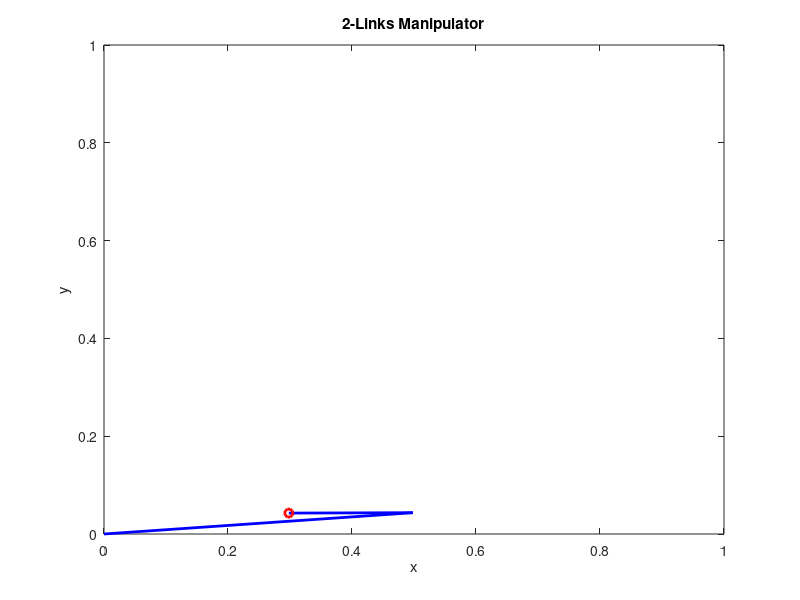

This chart was generated by the following MATLAB code:
% Clear all the variables
clear all;

% Create a new figure
figure;

% Set the lengths of the manipulator
L1 = 0.5;
L2 = 0.2;

% Ask the user to enter the angle theta1 in degrees
t1 = input('Enter Angle Theta 1 (in degrees):');

% Convert the angle to radians
t1 = t1*pi/180;

% Initialize variables to store the end effector position
x_ee = 0;
y_ee = 0;
z_ee = 0;

% Loop over the range of values for theta2
for t2 = -pi:0.1:pi
    % Clear the figure
    clf;

    % Calculate the end effector position using forward kinematics
    x = L1*cos(t1) + L2*cos(t1+t2);
    y = L1*sin(t1) + L2*sin(t1+t2);
    z = 0;

    % Plot the first link
    plot([0, L1*cos(t1)], [0, L1*sin(t1)], 'b-', 'LineWidth', 2);
    hold on;

    % Plot the second link
    plot([L1*cos(t1), x], [L1*sin(t1), y], 'b-', 'LineWidth', 2);

    % Plot the end effector position
    plot3(x, y, z, 'ro', 'LineWidth', 2);

    % Set the limits of the x and y axes
    xlim([0 1]);
    ylim([0 1]);

    % Set the limits of the z axis
    zlim([0 1]);

    % Add a title and labels for the x and y axes
    title('2-Links Manipulator');
    xlabel('x');
    ylabel('y');

    % Pause for 0.2 seconds
    pause(0.2);

    % Store the end effector position
    x_ee = x;
    y_ee = y;
    z_ee = z;
end

% Display the end effector position
fprintf('End effector position: (%.2f, %.2f, %.2f)\n', x_ee, y_ee, z_ee);
